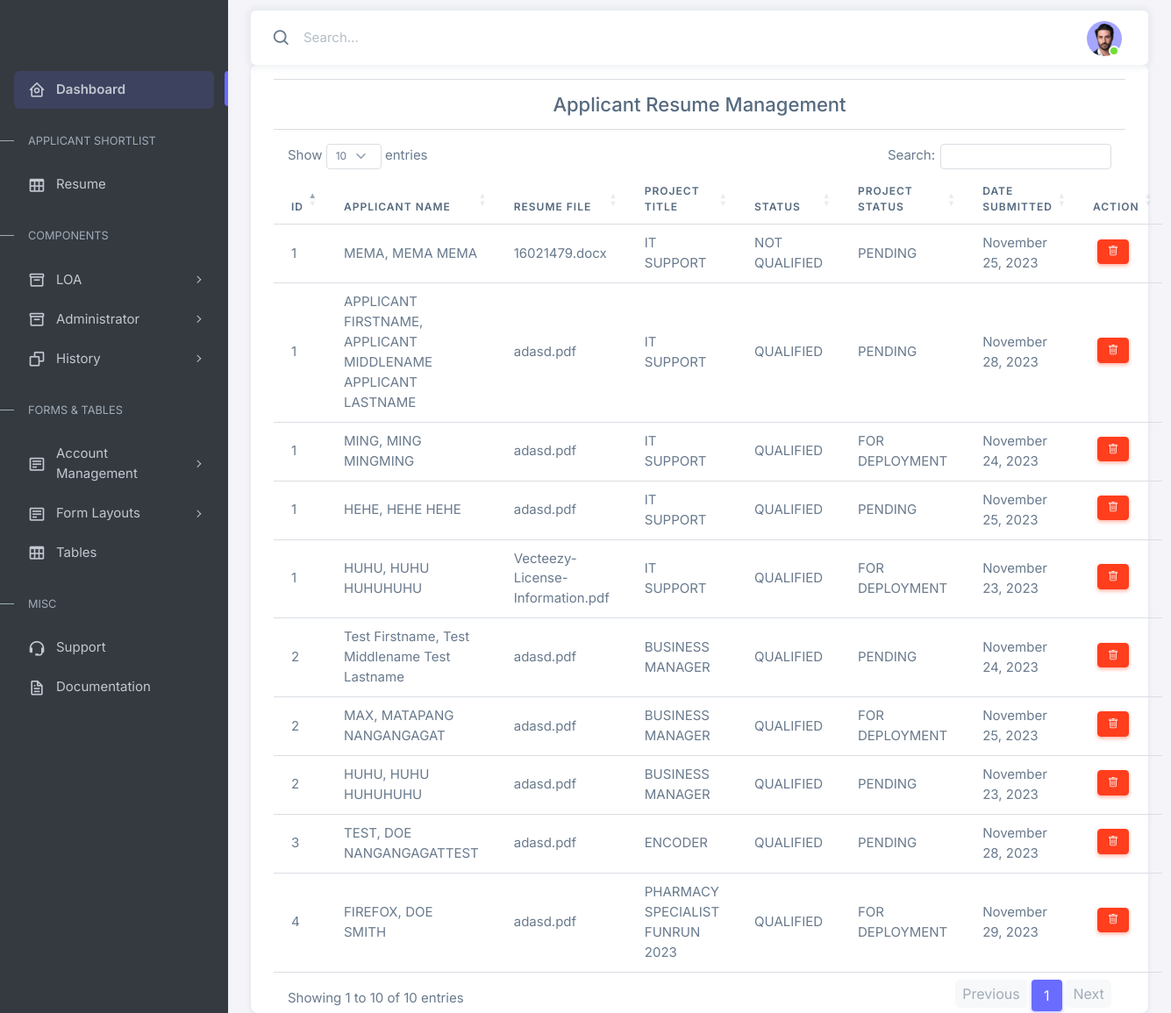
/admin/views/applicant_resume.php (signed in), run on the app's committed database.
### tables this page shows
CREATE TABLE `applicant_resume` (
  `id` int(11) NOT NULL,
  `applicant_id` int(11) NOT NULL,
  `project_id` int(11) NOT NULL,
  `folder_id` int(11) NOT NULL,
  `resume_file` varchar(255) NOT NULL,
  `resume_path` varchar(255) NOT NULL,
  `status` varchar(255) NOT NULL DEFAULT 'FOR SCREENING',
  `project_status` varchar(255) NOT NULL DEFAULT 'PENDING',
  `recruitment_approved_by` varchar(255) NOT NULL,
  `recruitment_action_date` varchar(255) NOT NULL,
  `project_approved_by` varchar(255) NOT NULL,
  `project_action_date` varchar(255) NOT NULL,
  `date_applied` datetime NOT NULL DEFAULT CURRENT_TIMESTAMP,
  `date_rejected` datetime NOT NULL,
  `is_deleted` int(11) NOT NULL DEFAULT '0'
);

CREATE TABLE `projects` (
  `id` int(11) NOT NULL,
  `mrf_id` int(11) NOT NULL,
  `mrf_tracking` int(11) NOT NULL,
  `project_title` varchar(255) DEFAULT NULL,
  `client_company_id` varchar(255) DEFAULT NULL,
  `ewb_count` varchar(255) DEFAULT NULL,
  `start_date` varchar(255) DEFAULT NULL,
  `end_date` varchar(255) DEFAULT NULL,
  `status` varchar(255) DEFAULT NULL COMMENT '1=active; 0=inactive',
  `is_deleted` varchar(255) DEFAULT '0',
  `approved_by` varchar(255) NOT NULL,
  `date_approved` datetime DEFAULT CURRENT_TIMESTAMP
);

CREATE TABLE `applicant` (
  `id` int(11) NOT NULL,
  `source` varchar(255) NOT NULL,
  `referred_by` varchar(255) NOT NULL,
  `username` varchar(255) NOT NULL,
  `password` varchar(255) NOT NULL,
  `firstname` varchar(255) NOT NULL,
  `middlename` varchar(255) NOT NULL,
  `lastname` varchar(255) NOT NULL,
  `extension_name` varchar(255) NOT NULL,
  `gender` varchar(255) NOT NULL,
  `civil_status` varchar(255) NOT NULL,
  `age` int(11) NOT NULL,
  `mobile_number` varchar(15) NOT NULL,
  `email_address` varchar(255) NOT NULL,
  `birthday` varchar(255) NOT NULL,
  `present_address` varchar(255) NOT NULL,
  `city` varchar(255) NOT NULL,
  `region` varchar(255) NOT NULL,
  `applicant_status` varchar(25) NOT NULL DEFAULT 'ACTIVE',
  `image` varchar(255) NOT NULL,
  `date_created` timestamp NOT NULL DEFAULT CURRENT_TIMESTAMP,
  `is_deleted` int(11) DEFAULT '0'
);

### admin/views/applicant_resume.php (the view, shortened to what this page needs)
<?php
include '../../connect.php';
if (isset($_SESSION['username'], $_SESSION['password'])) {
?>
    <!DOCTYPE html>
    <html lang="en">
    <head>
        <?php include '../components/header.php'; ?>
    </head>
    <body>
        <div class="layout-wrapper layout-content-navbar">
            <div class="layout-container">
                <?php include '../components/sidebar.php'; ?>
                <div class="layout-page">
                    <?php include '../components/navbar.php'; ?>
                    <div class="content-wrapper">
                        <div class="container">
                            <div class="card">
                                <div class="container">
                                <hr>
                                    <div class="title justify-content-center align-items-center mx-auto text-center">
                                        <h4 class="fs-4 justify-content-center align-">
                                            Applicant Resume Management
                                        </h4>
                                    </div>
                                    <hr>
                                    <table class="table table-hover" id="example">
                                        <thead>
                                            <tr>
                                                <th>ID</th>
                                                <th>Applicant Name</th>
                                                <th>Resume File</th>
                                                <th>Project Title</th>
                                                <th>Status</th>
                                                <th>Project Status</th>
                                                <th>Date Submitted</th>
                                                <th>Action</th>
                                            </tr>
                                        </thead>
                                        <tbody>
                                            <?php
                                            $query = "SELECT applicant.*, resume.*, project.*,
                                            DATE_FORMAT(date_applied, '%M %d, %Y') AS date_applied,
                                            resume.status AS resume_status,
                                            resume.is_deleted AS resume_deleted,
                                            resume.id AS resume_ID
                                            FROM applicant applicant, applicant_resume resume, projects project
                                            WHERE applicant.id = resume.applicant_id
                                            AND project.id = resume.project_id";
                                            $result = $link->query($query);
                                            while ($row = $result->fetch_assoc()) {
                                            ?>
                                                <tr>
                                                    <td><?php echo $row['id'] ?></td>
                                                    <td><?php echo $row['firstname'] . ", " . $row['middlename'] . " " . $row['lastname'] . $row['extension_name'] ?></td>
                                                    <td><?php echo $row['resume_file'] ?></td>
                                                    <td><?php echo $row['project_title'] ?></td>
                                                    <td><?php echo $row['resume_status'] ?></td>
                                                    <td><?php echo $row['project_status'] ?></td>
                                                    <td><?php echo $row['date_applied'];?></td>
                                                    <td>
                                                        <div class="contains">
                                                            <?php
                                                                if($row['resume_deleted'] === "0"){
                                                            ?>
                                                            <div class="columns">
                                                                <button class="btn btn-danger btn-sm delete_resume_btn" data-bs-toggle="tooltip" data-bs-title="Delete Resume">
                                                                    <i class="bi bi-trash"></i>
                                                                </button>
                                                            </div>
                                                            <?php }?>
                                                        </div>
                                                    </td>
                                                </tr>
                                            <?php
                                            }
                                            ?>
                                        </tbody>
                                    </table>
                                </div>
                            </div>
                        </div>
                    </div>
                </div>
            </div>
        </div>
    </body>
    </html>
<?php
} else {
    header("Location: ../../index.php");
    exit(0);
}
?>

### admin/components/header.php (shortened to what this page needs)
<link rel="stylesheet" href="https://cdn.jsdelivr.net/npm/bootstrap-icons@1.11.1/font/bootstrap-icons.css">
<link rel="stylesheet" href="../assets/vendor/fonts/boxicons.css" />
<link rel="stylesheet" href="https://cdnjs.cloudflare.com/ajax/libs/twitter-bootstrap/5.3.0/css/bootstrap.min.css">
<link rel="stylesheet" href="https://cdn.datatables.net/1.13.6/css/dataTables.bootstrap5.min.css">
<link rel="stylesheet" href="../assets/vendor/css/core.css" class="template-customizer-core-css" />
<link rel="stylesheet" href="../assets/vendor/css/theme-default.css" class="template-customizer-theme-css" />
<link rel="stylesheet" href="../assets/css/demo.css" />
<link rel="stylesheet" href="../assets/vendor/libs/perfect-scrollbar/perfect-scrollbar.css" />
<link rel="stylesheet" href="../assets/vendor/libs/apex-charts/apex-charts.css" />

### admin/components/sidebar.php (shortened to what this page needs)
<aside id="layout-menu" class="layout-menu menu-vertical menu bg-menu-theme">
  <div class="app-brand demo">
  </div>
  <ul class="menu-inner py-1">
    <li class="menu-item active">
      <a href="index.php" class="menu-link">
        <i class="menu-icon tf-icons bx bx-home-circle"></i>
        <div data-i18n="Analytics">Dashboard</div>
      </a>
    </li>
    <li class="menu-header small text-uppercase"><span class="menu-header-text">Applicant Shortlist</span></li>
    <li class="menu-item">
      <a href="applicant_resume.php" class="menu-link">
        <i class="menu-icon tf-icons bx bx-table"></i>
        <div data-i18n="Tables">Resume</div>
      </a>
    </li>
    <li class="menu-header small text-uppercase"><span class="menu-header-text">Components</span></li>
    <li class="menu-item">
      <a href="javascript:void(0)" class="menu-link menu-toggle">
        <i class="menu-icon tf-icons bx bx-box"></i>
        <div data-i18n="User interface">LOA</div>
      </a>
    </li>
    <li class="menu-item">
      <a href="javascript:void(0)" class="menu-link menu-toggle">
        <i class="menu-icon tf-icons bx bx-box"></i>
        <div data-i18n="User interface">Administrator</div>
      </a>
    </li>
    <li class="menu-item">
      <a href="javascript:void(0)" class="menu-link menu-toggle">
        <i class="menu-icon tf-icons bx bx-copy"></i>
        <div data-i18n="History UI">History</div>
      </a>
    </li>
    <li class="menu-header small text-uppercase"><span class="menu-header-text">Forms &amp; Tables</span></li>
    <li class="menu-item">
      <a href="javascript:void(0);" class="menu-link menu-toggle">
        <i class="menu-icon tf-icons bx bx-detail"></i>
        <div data-i18n="Form Elements">Account Management</div>
      </a>
    </li>
    <li class="menu-item">
      <a href="javascript:void(0);" class="menu-link menu-toggle">
        <i class="menu-icon tf-icons bx bx-detail"></i>
        <div data-i18n="Form Layouts">Form Layouts</div>
      </a>
    </li>
    <li class="menu-item">
      <a href="tables-basic.html" class="menu-link">
        <i class="menu-icon tf-icons bx bx-table"></i>
        <div data-i18n="Tables">Tables</div>
      </a>
    </li>
    <li class="menu-header small text-uppercase"><span class="menu-header-text">Misc</span></li>
    <li class="menu-item">
      <a href="https://github.com/themeselection/sneat-html-admin-template-free/issues" target="_blank" class="menu-link">
        <i class="menu-icon tf-icons bx bx-support"></i>
        <div data-i18n="Support">Support</div>
      </a>
    </li>
    <li class="menu-item">
      <a href="https://themeselection.com/demo/sneat-bootstrap-html-admin-template/documentation/" target="_blank" class="menu-link">
        <i class="menu-icon tf-icons bx bx-file"></i>
        <div data-i18n="Documentation">Documentation</div>
      </a>
    </li>
  </ul>
</aside>

### admin/components/navbar.php (shortened to what this page needs)
<nav
            class="layout-navbar container-xxl navbar navbar-expand-xl navbar-detached align-items-center bg-navbar-theme"
            id="layout-navbar"
          >
            <div class="navbar-nav-right d-flex align-items-center" id="navbar-collapse">
              <div class="navbar-nav align-items-center">
                <div class="nav-item d-flex align-items-center">
                  <i class="bx bx-search fs-4 lh-0"></i>
                  <input
                    type="text"
                    class="form-control border-0 shadow-none"
                    placeholder="Search..."
                    aria-label="Search..."
                  />
                </div>
              </div>
              <ul class="navbar-nav flex-row align-items-center ms-auto">
                <li class="nav-item navbar-dropdown dropdown-user dropdown">
                  <a class="nav-link dropdown-toggle hide-arrow" href="javascript:void(0);" data-bs-toggle="dropdown">
                    <div class="avatar avatar-online">
                      <img src="../assets/img/avatars/1.png" alt class="w-px-40 h-auto rounded-circle" />
                    </div>
                  </a>
                </li>
              </ul>
            </div>
          </nav>

### admin/assets/css/demo.css (style rules this page uses)
.menu .app-brand.demo { height: 64px; margin-top: 12px; }
.contains { display: grid !important; grid-template-columns: 0fr 0fr !important; grid-template-rows: 0fr 0fr !important; gap: 5px !important; margin: 0 auto !important; }

### data on the page
applicant_resume: project "1", applicant.firstname "MEMA", applicant.middlename "MEMA", applicant.lastname "MEMA", resume_file "16021479.docx", project.project_title "IT SUPPORT", status "NOT QUALIFIED", project_status "PENDING", date_applied "November 25, 2023"
applicant_resume: project "1", applicant.firstname "APPLICANT FIRSTNAME", applicant.middlename "APPLICANT MIDDLENAME", applicant.lastname "APPLICANT LASTNAME", resume_file "adasd.pdf", project.project_title "IT SUPPORT", status "QUALIFIED", project_status "PENDING", date_applied "November 28, 2023"
applicant_resume: project "1", applicant.firstname "MING", applicant.middlename "MING", applicant.lastname "MING", applicant.extension_name "MING", resume_file "adasd.pdf", project.project_title "IT SUPPORT", status "QUALIFIED", project_status "FOR DEPLOYMENT", date_applied "November 24, 2023"
applicant_resume: project "1", applicant.firstname "HEHE", applicant.middlename "HEHE", applicant.lastname "HEHE", resume_file "adasd.pdf", project.project_title "IT SUPPORT", status "QUALIFIED", project_status "PENDING", date_applied "November 25, 2023"
applicant_resume: project "1", applicant.firstname "HUHU", applicant.middlename "HUHU", applicant.lastname "HUHU", applicant.extension_name "HUHU", resume_file "Vecteezy-License-Information.pdf", project.project_title "IT SUPPORT", status "QUALIFIED", project_status "FOR DEPLOYMENT", date_applied "November 23, 2023"
applicant_resume: project "2", applicant.firstname "Test Firstname", applicant.middlename "Test Middlename", applicant.lastname "Test Lastname", resume_file "adasd.pdf", project.project_title "BUSINESS MANAGER", status "QUALIFIED", project_status "PENDING", date_applied "November 24, 2023"
applicant_resume: project "2", applicant.firstname "MAX", applicant.middlename "MATAPANG", applicant.lastname "NANGANGAGAT", resume_file "adasd.pdf", project.project_title "BUSINESS MANAGER", status "QUALIFIED", project_status "FOR DEPLOYMENT", date_applied "November 25, 2023"
applicant_resume: project "2", applicant.firstname "HUHU", applicant.middlename "HUHU", applicant.lastname "HUHU", applicant.extension_name "HUHU", resume_file "adasd.pdf", project.project_title "BUSINESS MANAGER", status "QUALIFIED", project_status "PENDING", date_applied "November 23, 2023"
applicant_resume: project "3", applicant.firstname "TEST", applicant.middlename "DOE", applicant.lastname "NANGANGAGAT", applicant.extension_name "TEST", resume_file "adasd.pdf", project.project_title "ENCODER", status "QUALIFIED", project_status "PENDING", date_applied "November 28, 2023"
applicant_resume: project "4", applicant.firstname "FIREFOX", applicant.middlename "DOE", applicant.lastname "SMITH", resume_file "adasd.pdf", project.project_title "PHARMACY SPECIALIST FUNRUN 2023", status "QUALIFIED", project_status "FOR DEPLOYMENT", date_applied "November 29, 2023"
